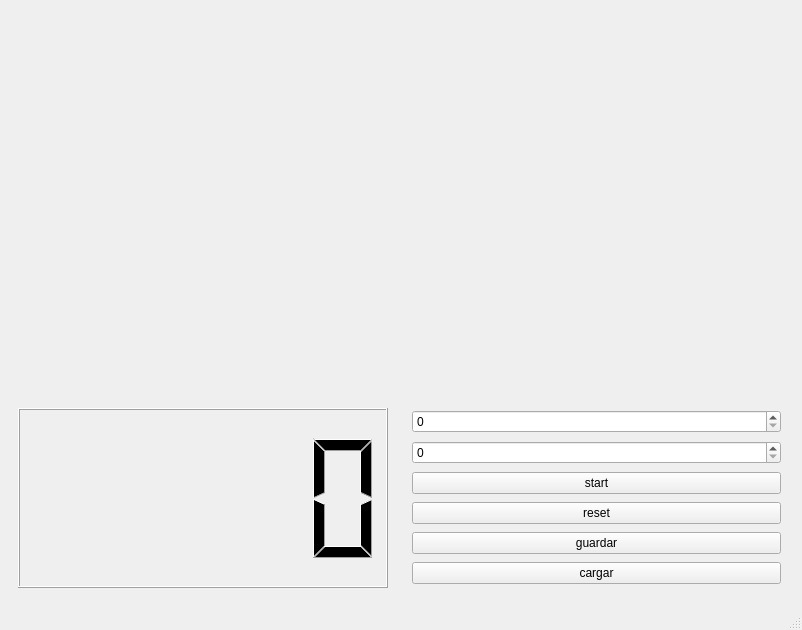
<?xml version="1.0" encoding="UTF-8"?>
<ui version="4.0">
 <class>MainWindow</class>
 <widget class="QMainWindow" name="MainWindow">
  <property name="geometry">
   <rect>
    <x>0</x>
    <y>0</y>
    <width>802</width>
    <height>630</height>
   </rect>
  </property>
  <property name="windowTitle">
   <string>MainWindow</string>
  </property>
  <widget class="QWidget" name="centralwidget">
   <widget class="QWidget" name="widget" native="true">
    <property name="geometry">
     <rect>
      <x>9</x>
      <y>9</y>
      <width>782</width>
      <height>381</height>
     </rect>
    </property>
    <widget class="QWidget" name="gridLayoutWidget">
     <property name="geometry">
      <rect>
       <x>-1</x>
       <y>-1</y>
       <width>781</width>
       <height>381</height>
      </rect>
     </property>
     <layout class="QGridLayout" name="gridLayout"/>
    </widget>
   </widget>
   <widget class="QWidget" name="widget_2" native="true">
    <property name="geometry">
     <rect>
      <x>9</x>
      <y>399</y>
      <width>781</width>
      <height>198</height>
     </rect>
    </property>
    <layout class="QHBoxLayout" name="horizontalLayout">
     <item>
      <widget class="QWidget" name="widget_3" native="true">
       <layout class="QHBoxLayout" name="horizontalLayout_2">
        <item>
         <widget class="QLCDNumber" name="lcdNumber"/>
        </item>
       </layout>
      </widget>
     </item>
     <item>
      <widget class="QWidget" name="widget_4" native="true">
       <layout class="QVBoxLayout" name="verticalLayout">
        <item>
         <widget class="QSpinBox" name="spinBox"/>
        </item>
        <item>
         <widget class="QSpinBox" name="spinBox_2"/>
        </item>
        <item>
         <widget class="QPushButton" name="pushButton">
          <property name="text">
           <string>start</string>
          </property>
         </widget>
        </item>
        <item>
         <widget class="QPushButton" name="pushButton_2">
          <property name="text">
           <string>reset</string>
          </property>
         </widget>
        </item>
        <item>
         <widget class="QPushButton" name="pushButton_4">
          <property name="text">
           <string>guardar</string>
          </property>
         </widget>
        </item>
        <item>
         <widget class="QPushButton" name="pushButton_3">
          <property name="text">
           <string>cargar</string>
          </property>
         </widget>
        </item>
       </layout>
      </widget>
     </item>
    </layout>
   </widget>
  </widget>
  <widget class="QMenuBar" name="menubar">
   <property name="geometry">
    <rect>
     <x>0</x>
     <y>0</y>
     <width>802</width>
     <height>21</height>
    </rect>
   </property>
  </widget>
  <widget class="QStatusBar" name="statusbar"/>
 </widget>
 <resources/>
 <connections/>
</ui>
